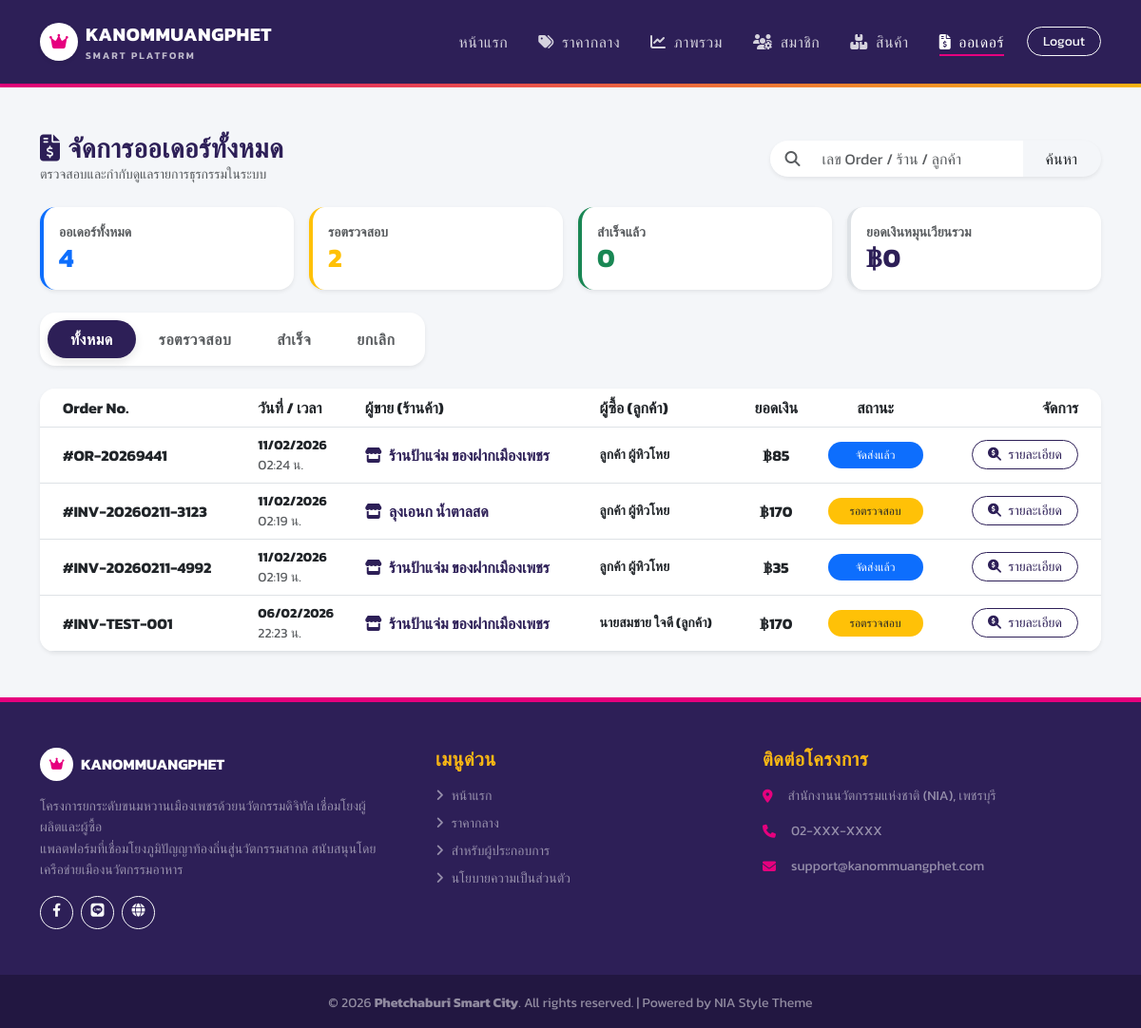
Page /admin/orders_manage.php (signed in) on the committed database.
### tables this page shows
CREATE TABLE `orders` (
  `id` int(11) NOT NULL,
  `order_no` varchar(20) NOT NULL COMMENT 'เลขที่ใบสั่งซื้อ เช่น OR-2024XXXX',
  `customer_id` int(11) NOT NULL COMMENT 'คนซื้อ (users.id)',
  `shop_id` int(11) NOT NULL COMMENT 'คนขาย (users.id)',
  `total_amount` decimal(10,2) NOT NULL,
  `status` enum('pending','paid','shipped','completed','cancelled') DEFAULT 'pending',
  `tracking_no` varchar(100) DEFAULT NULL,
  `slip_image` varchar(255) DEFAULT NULL COMMENT 'หลักฐานการโอน',
  `shipping_address` text COMMENT 'ที่อยู่จัดส่ง (Snapshot ณ เวลาสั่ง)',
  `created_at` timestamp NULL DEFAULT CURRENT_TIMESTAMP
);

CREATE TABLE `users` (
  `id` int(11) NOT NULL,
  `role` enum('user','shop','admin') DEFAULT 'user',
  `line_id` varchar(255) DEFAULT NULL COMMENT 'เก็บ User ID จาก LINE Login',
  `email` varchar(255) DEFAULT NULL COMMENT 'Login ปกติ',
  `password` varchar(255) DEFAULT NULL COMMENT 'Login ปกติ (ถ้าผ่าน LINE อาจว่างได้)',
  `fullname` varchar(255) DEFAULT NULL COMMENT 'ชื่อผู้ซื้อ หรือ ชื่อเจ้าของร้าน',
  `phone` varchar(20) DEFAULT NULL,
  `profile_image` varchar(255) DEFAULT NULL COMMENT 'รูปโปรไฟล์ / โลโก้ร้าน',
  `address` text COMMENT 'ที่อยู่จัดส่ง (User) หรือ ที่ตั้งร้าน (Shop)',
  `shop_name` varchar(255) DEFAULT NULL COMMENT 'ชื่อร้านค้า',
  `bank_name` varchar(100) DEFAULT NULL COMMENT 'ชื่อธนาคาร เช่น กสิกรไทย, ไทยพาณิชย์',
  `bank_account` varchar(50) DEFAULT NULL COMMENT 'เลขที่บัญชี',
  `bank_account_name` varchar(255) DEFAULT NULL COMMENT 'ชื่อบัญชี',
  `qrcode_image` varchar(255) DEFAULT NULL COMMENT 'รูป QR Code รับเงิน (promptpay)',
  `created_at` timestamp NULL DEFAULT CURRENT_TIMESTAMP,
  `updated_at` timestamp NULL DEFAULT CURRENT_TIMESTAMP ON UPDATE CURRENT_TIMESTAMP,
  `latitude` double DEFAULT NULL COMMENT 'ละติจูด',
  `longitude` double DEFAULT NULL COMMENT 'ลองจิจูด'
);

### function.php (called while the page is built, shortened)
<?php
function condb()
{
    global $config;
    $db_host = $config['database']['host'];
    $db_name = $config['database']['dbname'];
    $db_user = $config['database']['username'];
    $db_pass = $config['database']['password'];
    $charset = $config['database']['charset'];
    try {
        $dsn = "mysql:host=$db_host;dbname=$db_name;charset=$charset";
        $options = $config['database']['options'];
        $pdo = new PDO($dsn, $db_user, $db_pass, $options);
        return $pdo;
    } catch (PDOException $e) {
        die("Connection failed: " . $e->getMessage());
    }
}
function select($sql, $params = [])
{
    $pdo = condb();
    try {
        $stmt = $pdo->prepare($sql);
        $stmt->execute($params);
        return $stmt->fetchAll();
    } catch (PDOException $e) {
        return [];
    }
}
function selectOne($sql, $params = [])
{
    $pdo = condb();
    try {
        $stmt = $pdo->prepare($sql);
        $stmt->execute($params);
        return $stmt->fetch();
    } catch (PDOException $e) {
        return false;
    }
}

### admin/orders_manage.php (the view, shortened to what this page needs)
<?php
require_once '../config.php';
require_once '../function.php';
$search = $_GET['q'] ?? '';
$filter_status = $_GET['status'] ?? 'all';
$sql = "SELECT o.*,
               c.fullname AS customer_name,
               s.shop_name
        FROM orders o
        JOIN users c ON o.customer_id = c.id
        JOIN users s ON o.shop_id = s.id
        WHERE (o.order_no LIKE ? OR s.shop_name LIKE ? OR c.fullname LIKE ?)";
$params = ["%$search%", "%$search%", "%$search%"];
$sql .= " ORDER BY o.created_at DESC";
$orders = select($sql, $params);
$stats = [
    'total' => selectOne("SELECT COUNT(*) as c FROM orders")['c'],
    'pending' => selectOne("SELECT COUNT(*) as c FROM orders WHERE status = 'pending'")['c'],
    'completed' => selectOne("SELECT COUNT(*) as c FROM orders WHERE status = 'completed'")['c'],
    'income' => selectOne("SELECT SUM(total_amount) as s FROM orders WHERE status = 'completed'")['s'] ?? 0
];
include '../includes/header.php';
include '../includes/navbar.php';
?>
<div class="container py-5">
    <div class="d-flex justify-content-between align-items-center mb-4 flex-wrap gap-2">
        <div>
            <h3 class="fw-bold text-purple mb-0"><i class="fas fa-file-invoice-dollar me-2"></i>จัดการออเดอร์ทั้งหมด</h3>
            <p class="text-muted small mb-0">ตรวจสอบและกำกับดูแลรายการธุรกรรมในระบบ</p>
        </div>
        <form class="d-flex gap-2" method="GET" action="">
            <div class="input-group shadow-sm overflow-hidden rounded-pill">
                <span class="input-group-text bg-white border-0 ps-3"><i class="fas fa-search text-muted"></i></span>
                <input class="form-control border-0 shadow-none" type="search" name="q" placeholder="เลข Order / ร้าน / ลูกค้า" value="<?= htmlspecialchars($search) ?>">
                <button class="btn btn-purple px-4" type="submit">ค้นหา</button>
            </div>
        </form>
    </div>
    <div class="row g-3 mb-4">
        <div class="col-md-3">
            <div class="card border-0 shadow-sm rounded-4 bg-white border-start border-4 border-primary">
                <div class="card-body p-3">
                    <div class="text-muted small text-uppercase fw-bold">ออเดอร์ทั้งหมด</div>
                    <div class="h3 fw-bold mb-0 text-primary"><?= number_format($stats['total']) ?></div>
                </div>
            </div>
        </div>
        <div class="col-md-3">
            <div class="card border-0 shadow-sm rounded-4 bg-white border-start border-4 border-warning">
                <div class="card-body p-3">
                    <div class="text-muted small text-uppercase fw-bold">รอตรวจสอบ</div>
                    <div class="h3 fw-bold mb-0 text-warning"><?= number_format($stats['pending']) ?></div>
                </div>
            </div>
        </div>
        <div class="col-md-3">
            <div class="card border-0 shadow-sm rounded-4 bg-white border-start border-4 border-success">
                <div class="card-body p-3">
                    <div class="text-muted small text-uppercase fw-bold">สำเร็จแล้ว</div>
                    <div class="h3 fw-bold mb-0 text-success"><?= number_format($stats['completed']) ?></div>
                </div>
            </div>
        </div>
        <div class="col-md-3">
            <div class="card border-0 shadow-sm rounded-4 bg-white border-start border-4 border-purple">
                <div class="card-body p-3">
                    <div class="text-muted small text-uppercase fw-bold">ยอดเงินหมุนเวียนรวม</div>
                    <div class="h3 fw-bold mb-0 text-purple">฿<?= number_format($stats['income']) ?></div>
                </div>
            </div>
        </div>
    </div>
    <div class="mb-4">
        <div class="nav nav-pills bg-white p-2 rounded-4 shadow-sm d-inline-flex">
            <a class="nav-link rounded-pill px-4 <?= $filter_status == 'all' ? 'active bg-purple' : 'text-muted' ?>" href="?status=all&q=<?= $search ?>">ทั้งหมด</a>
            <a class="nav-link rounded-pill px-4 <?= $filter_status == 'pending' ? 'active bg-warning text-dark' : 'text-muted' ?>" href="?status=pending&q=<?= $search ?>">รอตรวจสอบ</a>
            <a class="nav-link rounded-pill px-4 <?= $filter_status == 'completed' ? 'active bg-success text-white' : 'text-muted' ?>" href="?status=completed&q=<?= $search ?>">สำเร็จ</a>
            <a class="nav-link rounded-pill px-4 <?= $filter_status == 'cancelled' ? 'active bg-danger text-white' : 'text-muted' ?>" href="?status=cancelled&q=<?= $search ?>">ยกเลิก</a>
        </div>
    </div>
    <div class="card border-0 shadow-sm rounded-4 overflow-hidden">
        <div class="table-responsive">
            <table class="table align-middle mb-0 table-hover">
                <thead class="bg-light">
                    <tr>
                        <th class="ps-4">Order No.</th>
                        <th>วันที่ / เวลา</th>
                        <th>ผู้ขาย (ร้านค้า)</th>
                        <th>ผู้ซื้อ (ลูกค้า)</th>
                        <th class="text-center">ยอดเงิน</th>
                        <th class="text-center">สถานะ</th>
                        <th class="text-end pe-4">จัดการ</th>
                    </tr>
                </thead>
                <tbody>
                    <?php if (count($orders) > 0): ?>
                        <?php foreach ($orders as $o): ?>
                        <tr>
                            <td class="ps-4">
                                <span class="fw-bold text-dark">#<?= $o['order_no'] ?></span>
                            </td>
                            <td>
                                <div class="small fw-bold text-dark"><?= date('d/m/Y', strtotime($o['created_at'])) ?></div>
                                <div class="small text-muted"><?= date('H:i', strtotime($o['created_at'])) ?> น.</div>
                            </td>
                            <td>
                                <div class="fw-bold text-purple"><i class="fas fa-store me-1"></i> <?= htmlspecialchars($o['shop_name']) ?></div>
                            </td>
                            <td>
                                <div class="small text-dark fw-bold"><?= htmlspecialchars($o['customer_name']) ?></div>
                            </td>
                            <td class="text-center">
                                <span class="fw-bold text-dark">฿<?= number_format($o['total_amount']) ?></span>
                            </td>
                            <td class="text-center">
                                <?php
                                    $st = $o['status'];
                                    $badge_class = match($st) {
                                        'pending' => 'bg-warning text-dark',
                                        'paid' => 'bg-info text-dark',
                                        'shipped' => 'bg-primary',
                                        'completed' => 'bg-success',
                                        'cancelled' => 'bg-danger',
                                        default => 'bg-secondary'
                                    };
                                    $st_th = match($st) {
                                        'pending' => 'รอตรวจสอบ',
                                        'paid' => 'ชำระเงินแล้ว',
                                        'shipped' => 'จัดส่งแล้ว',
                                        'completed' => 'สำเร็จ',
                                        'cancelled' => 'ยกเลิก',
                                        default => $st
                                    };
                                ?>
                                <span class="badge <?= $badge_class ?> rounded-pill px-3 py-2 fw-normal" style="min-width: 100px;"><?= $st_th ?></span>
                            </td>
                            <td class="text-end pe-4">
                                <a href="order_view.php?id=<?= $o['id'] ?>" class="btn btn-sm btn-outline-purple rounded-pill px-3">
                                    <i class="fas fa-search-dollar me-1"></i> รายละเอียด
                                </a>
                            </td>
                        </tr>
                        <?php endforeach; ?>
                    <?php endif; ?>
                </tbody>
            </table>
        </div>
    </div>
</div>
<?php include '../includes/footer.php'; ?>

### assets/style.css (style rules this page uses)
:root { --nia-magenta: #E6007E; --nia-purple: #2D1F57; --nia-gold: #FDB913; --nia-bg: #F4F6F9; --text-dark: #333333; --text-muted: #6c757d; }
body { font-family: 'Kanit', sans-serif; background-color: var(--nia-bg); color: var(--text-dark); -webkit-font-smoothing: antialiased; }
h1, h2, h3, h4, h5, h6 { font-weight: 600; color: var(--nia-purple); letter-spacing: -0.5px; }
a { text-decoration: none; transition: all 0.2s ease; }
.text-purple { color: var(--nia-purple) !important; }
.bg-purple { background-color: var(--nia-purple) !important; color: white; }
.card { border: none; background: white; transition: all 0.3s ease; }

### admin/orders_manage.php (style rules this page uses)
.bg-purple { background-color: var(--nia-purple) !important; color: white !important; }
.btn-outline-purple { color: var(--nia-purple); border-color: var(--nia-purple); }
.nav-pills .nav-link.active { box-shadow: 0 4px 10px rgba(0,0,0,0.1); }

### rows in the picture
orders: order_no "OR-20269441", created_at "11/02/2026", created_at "02:24", users.shop_name "ร้านป้าแจ่ม ของฝากเมืองเพชร", users.fullname "ลูกค้า ผู้หิวโหย", total_amount "85", status "จัดส่งแล้ว"
orders: order_no "INV-20260211-3123", created_at "11/02/2026", created_at "02:19", users.shop_name "ลุงเอนก น้ำตาลสด", users.fullname "ลูกค้า ผู้หิวโหย", total_amount "170", status "รอตรวจสอบ"
orders: order_no "INV-20260211-4992", created_at "11/02/2026", created_at "02:19", users.shop_name "ร้านป้าแจ่ม ของฝากเมืองเพชร", users.fullname "ลูกค้า ผู้หิวโหย", total_amount "35", status "จัดส่งแล้ว"
orders: order_no "INV-TEST-001", created_at "06/02/2026", created_at "22:23", users.shop_name "ร้านป้าแจ่ม ของฝากเมืองเพชร", users.fullname "นายสมชาย ใจดี (ลูกค้า)", total_amount "170", status "รอตรวจสอบ"

### other values in the picture
$stats['total'] "4"
$stats['pending'] "2"
$stats['completed'] "0"
$stats['income'] "0"
$config['app']['desc'] "โครงการยกระดับขนมหวานเมืองเพชรด้วยนวัตกรรมดิจิทัล เชื่อมโยงผู้ผลิตและผู้ซื้อ"
$config['contact']['address'] "สำนักงานนวัตกรรมแห่งชาติ (NIA), เพชรบุรี"
$config['contact']['phone'] "02-XXX-XXXX"
$config['contact']['email'] "support@kanommuangphet.com"
